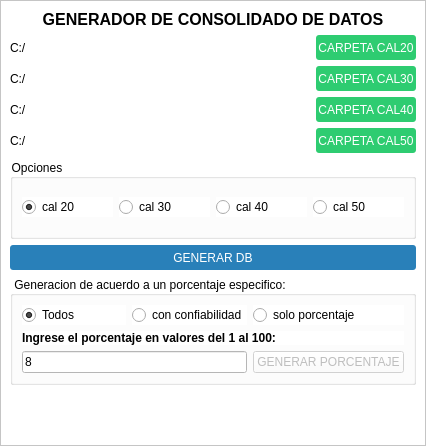
<?xml version="1.0" encoding="UTF-8"?>
<ui version="4.0">
 <class>MainWindow</class>
 <widget class="QMainWindow" name="MainWindow">
  <property name="geometry">
   <rect>
    <x>0</x>
    <y>0</y>
    <width>426</width>
    <height>446</height>
   </rect>
  </property>
  <property name="windowTitle">
   <string>Analizador Cal</string>
  </property>
  <property name="windowIcon">
   <iconset theme="accessories-calculator"/>
  </property>
  <property name="animated">
   <bool>true</bool>
  </property>
  <widget class="QWidget" name="centralwidget">
   <layout class="QVBoxLayout" name="verticalLayout">
    <property name="leftMargin">
     <number>0</number>
    </property>
    <property name="topMargin">
     <number>0</number>
    </property>
    <property name="rightMargin">
     <number>0</number>
    </property>
    <property name="bottomMargin">
     <number>0</number>
    </property>
    <item>
     <widget class="QFrame" name="frame">
      <property name="styleSheet">
       <string notr="true">background-color: rgb(255, 255, 255);</string>
      </property>
      <property name="frameShape">
       <enum>QFrame::StyledPanel</enum>
      </property>
      <property name="frameShadow">
       <enum>QFrame::Raised</enum>
      </property>
      <layout class="QVBoxLayout" name="verticalLayout_2">
       <item>
        <layout class="QHBoxLayout" name="horizontalLayout">
         <item>
          <layout class="QGridLayout" name="gridLayout">
           <item row="3" column="1" colspan="2">
            <widget class="QLabel" name="path_40">
             <property name="text">
              <string>C:/</string>
             </property>
            </widget>
           </item>
           <item row="1" column="1" colspan="2">
            <widget class="QLabel" name="path_20">
             <property name="text">
              <string>C:/</string>
             </property>
            </widget>
           </item>
           <item row="2" column="1" colspan="2">
            <widget class="QLabel" name="path_30">
             <property name="text">
              <string>C:/</string>
             </property>
            </widget>
           </item>
           <item row="4" column="3">
            <widget class="QPushButton" name="btn50">
             <property name="styleSheet">
              <string notr="true">QPushButton{

background-color: rgb(46, 204, 113 );
border-radius:3px;
color:white;
height:25px;
}


QPushButton:hover{
background-color: rgb(171, 235, 198);
border-radius:3px;
color:white
}

QPushButton:pressed{
background-color: rgb(46, 204, 113 );
border-radius:3px;
color:white
}</string>
             </property>
             <property name="text">
              <string>CARPETA CAL50</string>
             </property>
            </widget>
           </item>
           <item row="7" column="1" colspan="3">
            <widget class="QPushButton" name="process">
             <property name="styleSheet">
              <string notr="true">QPushButton{

background-color: rgb(41, 128, 185 );
border-radius:3px;
color:white;
height:25px;
}


QPushButton:hover{
background-color: rgb(93, 173, 226);
border-radius:3px;
color:white
}

QPushButton:pressed{
background-color: rgb(40, 116, 166 );
border-radius:3px;
color:white
}</string>
             </property>
             <property name="text">
              <string>GENERAR DB</string>
             </property>
            </widget>
           </item>
           <item row="2" column="3">
            <widget class="QPushButton" name="btn30">
             <property name="styleSheet">
              <string notr="true">QPushButton{

background-color: rgb(46, 204, 113 );
border-radius:3px;
color:white;
height:25px;
}


QPushButton:hover{
background-color: rgb(171, 235, 198);
border-radius:3px;
color:white
}

QPushButton:pressed{
background-color: rgb(46, 204, 113 );
border-radius:3px;
color:white
}</string>
             </property>
             <property name="text">
              <string>CARPETA CAL30</string>
             </property>
            </widget>
           </item>
           <item row="4" column="1" colspan="2">
            <widget class="QLabel" name="path_50">
             <property name="text">
              <string>C:/</string>
             </property>
            </widget>
           </item>
           <item row="3" column="3">
            <widget class="QPushButton" name="btn40">
             <property name="styleSheet">
              <string notr="true">QPushButton{

background-color: rgb(46, 204, 113 );
border-radius:3px;
color:white;
height:25px;
}


QPushButton:hover{
background-color: rgb(171, 235, 198);
border-radius:3px;
color:white
}

QPushButton:pressed{
background-color: rgb(46, 204, 113 );
border-radius:3px;
color:white
}</string>
             </property>
             <property name="text">
              <string>CARPETA CAL40</string>
             </property>
            </widget>
           </item>
           <item row="8" column="1" colspan="3">
            <widget class="QGroupBox" name="groupBox_2">
             <property name="font">
              <font>
               <bold>false</bold>
              </font>
             </property>
             <property name="title">
              <string>Generacion de acuerdo a un porcentaje especifico:</string>
             </property>
             <layout class="QHBoxLayout" name="horizontalLayout_6">
              <item>
               <layout class="QGridLayout" name="gridLayout_2">
                <item row="2" column="0" colspan="2">
                 <widget class="QLineEdit" name="porcentaje">
                  <property name="text">
                   <string>8</string>
                  </property>
                 </widget>
                </item>
                <item row="2" column="2">
                 <widget class="QPushButton" name="btnporcent">
                  <property name="enabled">
                   <bool>false</bool>
                  </property>
                  <property name="styleSheet">
                   <string notr="true"/>
                  </property>
                  <property name="text">
                   <string>GENERAR PORCENTAJE</string>
                  </property>
                 </widget>
                </item>
                <item row="0" column="0">
                 <widget class="QRadioButton" name="op1">
                  <property name="text">
                   <string>Todos</string>
                  </property>
                  <property name="checked">
                   <bool>true</bool>
                  </property>
                 </widget>
                </item>
                <item row="0" column="1">
                 <widget class="QRadioButton" name="op2">
                  <property name="text">
                   <string>con confiabilidad</string>
                  </property>
                 </widget>
                </item>
                <item row="0" column="2">
                 <widget class="QRadioButton" name="op3">
                  <property name="text">
                   <string>solo porcentaje</string>
                  </property>
                  <property name="checked">
                   <bool>false</bool>
                  </property>
                 </widget>
                </item>
                <item row="1" column="0" colspan="3">
                 <widget class="QLabel" name="label_5">
                  <property name="font">
                   <font>
                    <bold>true</bold>
                   </font>
                  </property>
                  <property name="text">
                   <string>Ingrese el porcentaje en valores del 1 al 100:</string>
                  </property>
                 </widget>
                </item>
               </layout>
              </item>
             </layout>
            </widget>
           </item>
           <item row="1" column="3">
            <widget class="QPushButton" name="btn20">
             <property name="maximumSize">
              <size>
               <width>100</width>
               <height>16777215</height>
              </size>
             </property>
             <property name="styleSheet">
              <string notr="true">QPushButton{

background-color: rgb(46, 204, 113 );
border-radius:3px;
color:white;
height:25px;
}


QPushButton:hover{
background-color: rgb(171, 235, 198);
border-radius:3px;
color:white
}

QPushButton:pressed{
background-color: rgb(46, 204, 113 );
border-radius:3px;
color:white
}</string>
             </property>
             <property name="text">
              <string>CARPETA CAL20</string>
             </property>
            </widget>
           </item>
           <item row="6" column="1" colspan="3">
            <widget class="QGroupBox" name="groupBox">
             <property name="minimumSize">
              <size>
               <width>0</width>
               <height>80</height>
              </size>
             </property>
             <property name="title">
              <string>Opciones</string>
             </property>
             <layout class="QHBoxLayout" name="horizontalLayout_3">
              <item>
               <layout class="QHBoxLayout" name="horizontalLayout_2">
                <item>
                 <widget class="QRadioButton" name="radio20">
                  <property name="text">
                   <string>cal 20</string>
                  </property>
                  <property name="checked">
                   <bool>true</bool>
                  </property>
                 </widget>
                </item>
                <item>
                 <widget class="QRadioButton" name="radio30">
                  <property name="text">
                   <string>cal 30</string>
                  </property>
                 </widget>
                </item>
                <item>
                 <widget class="QRadioButton" name="radio40">
                  <property name="text">
                   <string>cal 40</string>
                  </property>
                 </widget>
                </item>
                <item>
                 <widget class="QRadioButton" name="radio50">
                  <property name="enabled">
                   <bool>true</bool>
                  </property>
                  <property name="text">
                   <string>cal 50</string>
                  </property>
                  <property name="checked">
                   <bool>false</bool>
                  </property>
                 </widget>
                </item>
               </layout>
              </item>
             </layout>
            </widget>
           </item>
           <item row="13" column="1" colspan="3">
            <spacer name="verticalSpacer">
             <property name="orientation">
              <enum>Qt::Vertical</enum>
             </property>
             <property name="sizeHint" stdset="0">
              <size>
               <width>20</width>
               <height>40</height>
              </size>
             </property>
            </spacer>
           </item>
           <item row="0" column="1" colspan="3">
            <widget class="QLabel" name="label">
             <property name="font">
              <font>
               <pointsize>12</pointsize>
               <bold>true</bold>
              </font>
             </property>
             <property name="text">
              <string>GENERADOR DE CONSOLIDADO DE DATOS</string>
             </property>
             <property name="alignment">
              <set>Qt::AlignCenter</set>
             </property>
            </widget>
           </item>
           <item row="12" column="1">
            <widget class="QLabel" name="proces">
             <property name="text">
              <string/>
             </property>
            </widget>
           </item>
           <item row="12" column="2" colspan="2">
            <widget class="QLabel" name="file">
             <property name="text">
              <string/>
             </property>
            </widget>
           </item>
          </layout>
         </item>
        </layout>
       </item>
      </layout>
     </widget>
    </item>
   </layout>
  </widget>
 </widget>
 <resources/>
 <connections/>
</ui>
